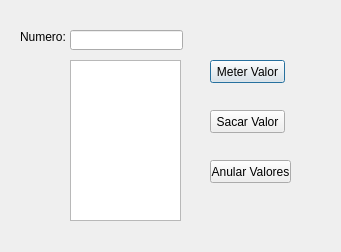
<?xml version="1.0" encoding="UTF-8"?>
<ui version="4.0">
 <class>Tarea5</class>
 <widget class="QDialog" name="Tarea5">
  <property name="geometry">
   <rect>
    <x>0</x>
    <y>0</y>
    <width>341</width>
    <height>252</height>
   </rect>
  </property>
  <property name="windowTitle">
   <string>Dialog</string>
  </property>
  <widget class="QLabel" name="Numero">
   <property name="geometry">
    <rect>
     <x>20</x>
     <y>30</y>
     <width>47</width>
     <height>13</height>
    </rect>
   </property>
   <property name="text">
    <string>Numero:</string>
   </property>
  </widget>
  <widget class="QLineEdit" name="numeros">
   <property name="geometry">
    <rect>
     <x>70</x>
     <y>30</y>
     <width>113</width>
     <height>20</height>
    </rect>
   </property>
  </widget>
  <widget class="QListWidget" name="mostrar">
   <property name="geometry">
    <rect>
     <x>70</x>
     <y>60</y>
     <width>111</width>
     <height>161</height>
    </rect>
   </property>
  </widget>
  <widget class="QPushButton" name="MeterValor">
   <property name="geometry">
    <rect>
     <x>210</x>
     <y>60</y>
     <width>75</width>
     <height>23</height>
    </rect>
   </property>
   <property name="text">
    <string>Meter Valor</string>
   </property>
  </widget>
  <widget class="QPushButton" name="SacarValor">
   <property name="geometry">
    <rect>
     <x>210</x>
     <y>110</y>
     <width>75</width>
     <height>23</height>
    </rect>
   </property>
   <property name="text">
    <string>Sacar Valor</string>
   </property>
  </widget>
  <widget class="QPushButton" name="AnularValores">
   <property name="geometry">
    <rect>
     <x>210</x>
     <y>160</y>
     <width>81</width>
     <height>23</height>
    </rect>
   </property>
   <property name="text">
    <string>Anular Valores</string>
   </property>
  </widget>
 </widget>
 <resources/>
 <connections/>
</ui>
